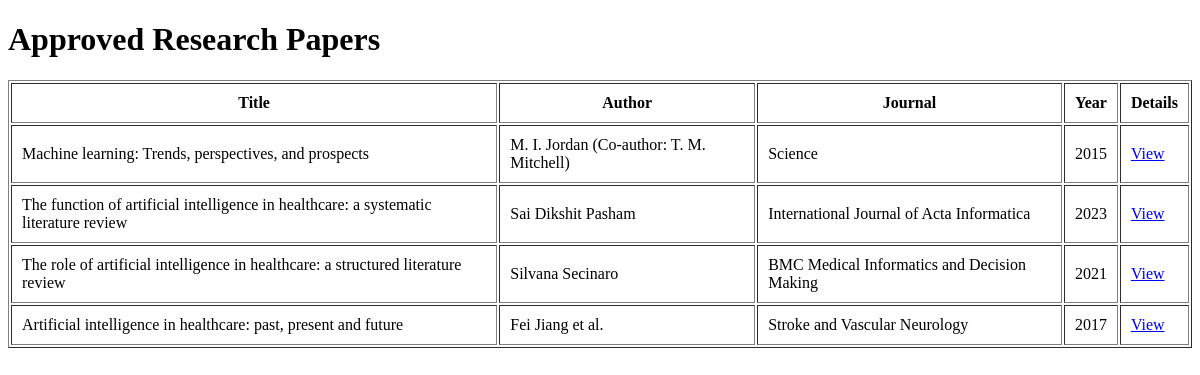
The page /papers/ on the database as committed earlier.
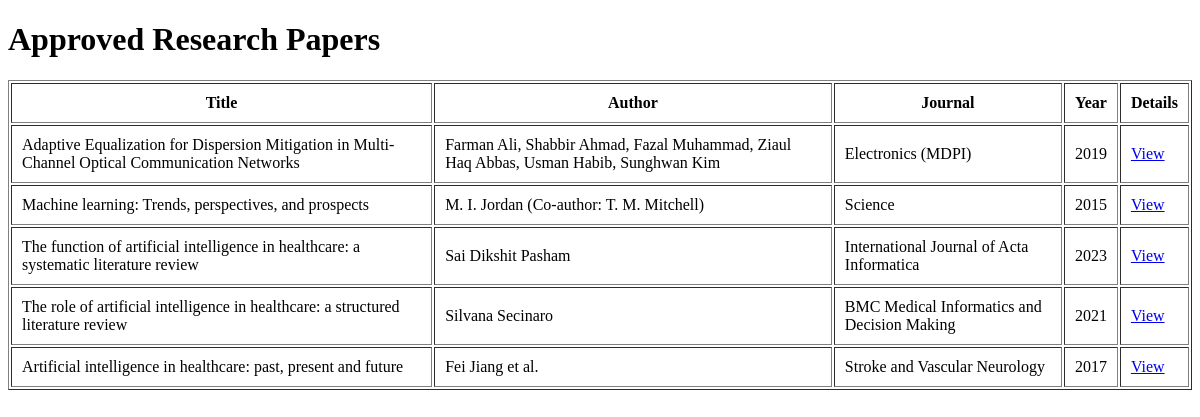
The same page on the database as committed later.
### library/models.py (models this page shows, shortened)
class ResearchPaper(models.Model):
    STATUS_CHOICES = [
        ('pending', 'Pending'),
        ('approved', 'Approved'),
        ('rejected', 'Rejected'),
    ]
    title = models.CharField(max_length=200)
    author = models.CharField(max_length=200)
    journal = models.CharField(max_length=200)
    year = models.PositiveIntegerField()
    abstract = models.TextField(blank=True, null=True)
    paper_file = models.FileField(upload_to='research_papers/')
    status = models.CharField(max_length=20, choices=STATUS_CHOICES, default='pending')
    uploaded_by = models.ForeignKey(User, on_delete=models.CASCADE)
    uploaded_at = models.DateTimeField(auto_now_add=True)

### library/views.py (the view)
# urls.py: path('papers/', views.approved_paper_list, name='approved_paper_list'),
def approved_paper_list(request):
    papers = ResearchPaper.objects.filter(status='approved').order_by('-uploaded_at')
    return render(request, 'library/approved_paper_list.html', {'papers': papers})

### library/templates/library/approved_paper_list.html (shortened to what this page needs)
<!DOCTYPE html>
<html>
<head>
</head>
<body>
    <h1>Approved Research Papers</h1>
    <table border="1" cellpadding="10">
        <tr>
            <th>Title</th>
            <th>Author</th>
            <th>Journal</th>
            <th>Year</th>
            <th>Details</th>
        </tr>
        {% for paper in papers %}
        <tr>
            <td>{{ paper.title }}</td>
            <td>{{ paper.author }}</td>
            <td>{{ paper.journal }}</td>
            <td>{{ paper.year }}</td>
            <td><a href="{% url 'paper_detail' paper.id %}">View</a></td>
        </tr>
        {% endfor %}
    </table>
</body>
</html>

Rows that differ between the two databases and show on the page:
added ResearchPaper: title "Adaptive Equalization for Dispersion Mitigation in Multi-Channel Optical Communication Networks", author "Farman Ali, Shabbir Ahmad, Fazal Muhammad, Ziaul Haq Abbas, Usman Habib, Sunghwan Kim", journal "Electronics (MDPI)", year "2019"
